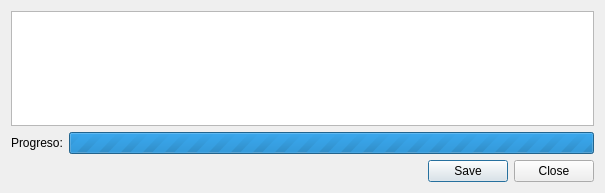
<?xml version="1.0" encoding="UTF-8"?>
<ui version="4.0">
 <class>wBackupDialog</class>
 <widget class="QDialog" name="wBackupDialog">
  <property name="windowModality">
   <enum>Qt::ApplicationModal</enum>
  </property>
  <property name="geometry">
   <rect>
    <x>0</x>
    <y>0</y>
    <width>605</width>
    <height>193</height>
   </rect>
  </property>
  <property name="acceptDrops">
   <bool>false</bool>
  </property>
  <property name="windowTitle">
   <string>Backup</string>
  </property>
  <property name="modal">
   <bool>true</bool>
  </property>
  <layout class="QVBoxLayout" name="verticalLayout">
   <item>
    <widget class="QPlainTextEdit" name="plainTextEdit"/>
   </item>
   <item>
    <layout class="QHBoxLayout" name="horizontalLayout">
     <item>
      <widget class="QLabel" name="label">
       <property name="text">
        <string>Progreso:</string>
       </property>
      </widget>
     </item>
     <item>
      <widget class="QProgressBar" name="progressBar">
       <property name="maximum">
        <number>0</number>
       </property>
       <property name="value">
        <number>0</number>
       </property>
      </widget>
     </item>
    </layout>
   </item>
   <item>
    <widget class="QDialogButtonBox" name="buttonBox">
     <property name="standardButtons">
      <set>QDialogButtonBox::Close|QDialogButtonBox::Save</set>
     </property>
    </widget>
   </item>
  </layout>
 </widget>
 <resources/>
 <connections/>
</ui>
